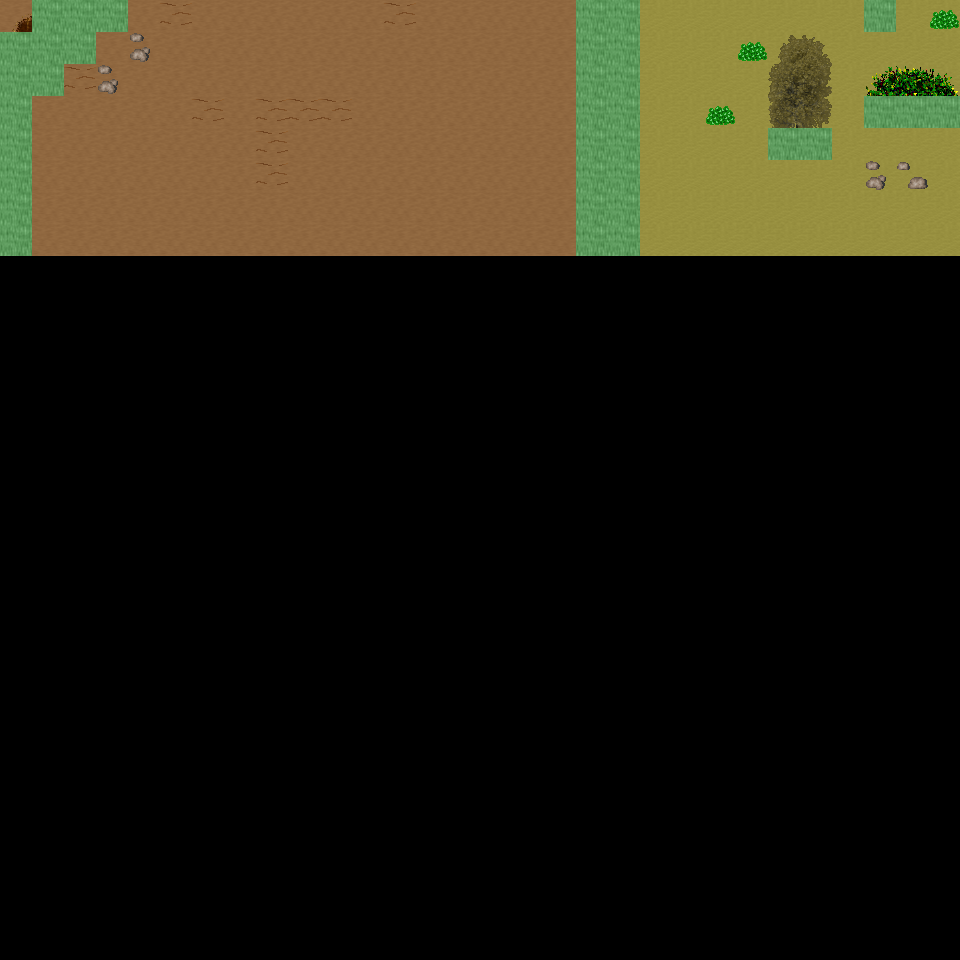

This is a level from a 2D game, rendered from its Tiled map with the project's own tilesets. A one-line summary and the map file follow, with tile-layer data summarised:
An orthogonal 30x30 tile map with 32x32 px tiles, 6 tile layers (Ground, Object, Object2, Above, ...), 47 tilesets and 6 objects (6x mapExit).

<map version="1.0" orientation="orthogonal" renderorder="right-down" width="30" height="30" tilewidth="32" tileheight="32" nextobjectid="7">
  <tileset firstgid="1" name="tileset_ground_ground" tilewidth="32" tileheight="32" tilecount="33" columns="3">
    <image source="../drawable/tileset_ground_ground.png" width="96" height="352" />
  </tileset>
  <tileset firstgid="34" name="tileset_ground_ice_ice" tilewidth="32" tileheight="32" tilecount="3" columns="3">
    <image source="../drawable/tileset_ground_ice_ice.png" width="96" height="32" />
  </tileset>
  <tileset firstgid="37" name="tileset_ground_earth_edges" tilewidth="32" tileheight="32" tilecount="18" columns="6">
    <image source="../drawable/tileset_ground_earth_edges.png" width="192" height="96" />
  </tileset>
  <tileset firstgid="55" name="tileset_ground_rock_pebbles" tilewidth="32" tileheight="32" tilecount="3" columns="1">
    <image source="../drawable/tileset_ground_rock_pebbles.png" width="32" height="96" />
  </tileset>
  <tileset firstgid="58" name="tileset_item_corpse_huge_animal" tilewidth="32" tileheight="32" tilecount="16" columns="2">
    <image source="../drawable/tileset_item_corpse_huge_animal.png" width="64" height="256" />
  </tileset>
  <tileset firstgid="74" name="tileset_plant_flower_daisy_white" tilewidth="32" tileheight="32" tilecount="8" columns="2">
    <image source="../drawable/tileset_plant_flower_daisy_white.png" width="64" height="128" />
  </tileset>
  <tileset firstgid="82" name="tileset_ground_ridge_earth_dark" tilewidth="32" tileheight="32" tilecount="96" columns="12">
    <image source="../drawable/tileset_ground_ridge_earth_dark.png" width="384" height="256" />
  </tileset>
  <tileset firstgid="178" name="tileset_ground_grass_edges" tilewidth="32" tileheight="32" tilecount="36" columns="12">
    <image source="../drawable/tileset_ground_grass_edges.png" width="384" height="96" />
  </tileset>
  <tileset firstgid="214" name="tileset_ground_ridge_ice_2" tilewidth="32" tileheight="32" tilecount="42" columns="7">
    <image source="../drawable/tileset_ground_ridge_ice_2.png" width="224" height="192" />
  </tileset>
  <tileset firstgid="256" name="tileset_ground_ice_glacier" tilewidth="32" tileheight="32" tilecount="1" columns="1">
    <image source="../drawable/tileset_ground_ice_glacier.png" width="32" height="32" />
  </tileset>
  <tileset firstgid="257" name="tileset_ground_ice_edges" tilewidth="32" tileheight="32" tilecount="9" columns="3">
    <image source="../drawable/tileset_ground_ice_edges.png" width="96" height="96" />
  </tileset>
  <tileset firstgid="266" name="tileset_plant_bush_large_brown" tilewidth="32" tileheight="32" tilecount="9" columns="3">
    <image source="../drawable/tileset_plant_bush_large_brown.png" width="96" height="96" />
  </tileset>
  <tileset firstgid="275" name="tileset_ground_ridge_ice" tilewidth="32" tileheight="32" tilecount="42" columns="7">
    <image source="../drawable/tileset_ground_ridge_ice.png" width="224" height="192" />
  </tileset>
  <tileset firstgid="317" name="tileset_plant_bush_various_small" tilewidth="32" tileheight="32" tilecount="9" columns="3">
    <image source="../drawable/tileset_plant_bush_various_small.png" width="96" height="96" />
  </tileset>
  <tileset firstgid="326" name="tileset_ground_rock_rocks_2" tilewidth="32" tileheight="32" tilecount="4" columns="2">
    <image source="../drawable/tileset_ground_rock_rocks_2.png" width="64" height="64" />
  </tileset>
  <tileset firstgid="330" name="tileset_building_decoration_blue_circle" tilewidth="32" tileheight="32" tilecount="4" columns="2">
    <image source="../drawable/tileset_building_decoration_blue_circle.png" width="64" height="64" />
  </tileset>
  <tileset firstgid="334" name="tileset_item_statue_cross" tilewidth="32" tileheight="32" tilecount="1" columns="1">
    <image source="../drawable/tileset_item_statue_cross.png" width="32" height="32" />
  </tileset>
  <tileset firstgid="335" name="tileset_ground_rock_green_crystal" tilewidth="32" tileheight="32" tilecount="9" columns="3">
    <image source="../drawable/tileset_ground_rock_green_crystal.png" width="96" height="96" />
  </tileset>
  <tileset firstgid="344" name="tileset_furniture_light_iron_lamp" tilewidth="32" tileheight="32" tilecount="3" columns="1">
    <image source="../drawable/tileset_furniture_light_iron_lamp.png" width="32" height="96" />
  </tileset>
  <tileset firstgid="347" name="tileset_item_statue_metal_and_stone" tilewidth="32" tileheight="32" tilecount="6" columns="3">
    <image source="../drawable/tileset_item_statue_metal_and_stone.png" width="96" height="64" />
  </tileset>
  <tileset firstgid="353" name="tileset_ground_ladder_horizontal_pale" tilewidth="32" tileheight="32" tilecount="3" columns="1">
    <image source="../drawable/tileset_ground_ladder_horizontal_pale.png" width="32" height="96" />
  </tileset>
  <tileset firstgid="356" name="tileset_plant_bush_bushes" tilewidth="32" tileheight="32" tilecount="10" columns="5">
    <image source="../drawable/tileset_plant_bush_bushes.png" width="160" height="64" />
  </tileset>
  <tileset firstgid="366" name="tileset_item_blood_floor_stain" tilewidth="32" tileheight="32" tilecount="1" columns="1">
    <image source="../drawable/tileset_item_blood_floor_stain.png" width="32" height="32" />
  </tileset>
  <tileset firstgid="367" name="tileset_item_corpse_skull_dark" tilewidth="32" tileheight="32" tilecount="2" columns="2">
    <image source="../drawable/tileset_item_corpse_skull_dark.png" width="64" height="32" />
  </tileset>
  <tileset firstgid="369" name="tileset_furniture_light_flames" tilewidth="32" tileheight="32" tilecount="6" columns="6">
    <image source="../drawable/tileset_furniture_light_flames.png" width="192" height="32" />
  </tileset>
  <tileset firstgid="375" name="tileset_logic_creature_human" tilewidth="32" tileheight="32" tilecount="5" columns="5">
    <image source="../drawable/tileset_logic_creature_human.png" width="160" height="32" />
  </tileset>
  <tileset firstgid="380" name="tileset_logic_creature_elemental" tilewidth="32" tileheight="32" tilecount="16" columns="8">
    <image source="../drawable/tileset_logic_creature_elemental.png" width="256" height="64" />
  </tileset>
  <tileset firstgid="396" name="tileset_logic_collision" tilewidth="32" tileheight="32" tilecount="1" columns="1">
    <image source="../drawable/tileset_logic_collision.png" width="32" height="32" />
  </tileset>
  <tileset firstgid="397" name="tileset_logic_creature_giant_human" tilewidth="32" tileheight="32" tilecount="16" columns="8">
    <image source="../drawable/tileset_logic_creature_giant_human.png" width="256" height="64" />
  </tileset>
  <tileset firstgid="413" name="tileset_plant_tree_taller_trees" tilewidth="32" tileheight="32" tilecount="32" columns="8">
    <image source="../drawable/tileset_plant_tree_taller_trees.png" width="256" height="128" />
  </tileset>
  <tileset firstgid="445" name="tileset_plant_tree_spruce" tilewidth="32" tileheight="32" tilecount="6" columns="2">
    <image source="../drawable/tileset_plant_tree_spruce.png" width="64" height="96" />
  </tileset>
  <tileset firstgid="451" name="tileset_plant_bush_bush_mult_colored" tilewidth="32" tileheight="32" tilecount="6" columns="3">
    <image source="../drawable/tileset_plant_bush_bush_mult_colored.png" width="96" height="64" />
  </tileset>
  <tileset firstgid="457" name="tileset_ground_ice_icehole" tilewidth="32" tileheight="32" tilecount="1" columns="1">
    <image source="../drawable/tileset_ground_ice_icehole.png" width="32" height="32" />
  </tileset>
  <tileset firstgid="458" name="tileset_logic_portal" tilewidth="32" tileheight="32" tilecount="24" columns="8">
    <image source="../drawable/tileset_logic_portal.png" width="256" height="96" />
  </tileset>
  <tileset firstgid="482" name="tileset_building_wall_int_clay" tilewidth="32" tileheight="32" tilecount="100" columns="10">
    <image source="../drawable/tileset_building_wall_int_clay.png" width="320" height="320" />
  </tileset>
  <tileset firstgid="582" name="tileset_plant_tree_pine_tree" tilewidth="32" tileheight="32" tilecount="20" columns="4">
    <image source="../drawable/tileset_plant_tree_pine_tree.png" width="128" height="160" />
  </tileset>
  <tileset firstgid="602" name="tileset_plant_tree_pine_tree_1" tilewidth="32" tileheight="32" tilecount="20" columns="4">
    <image source="../drawable/tileset_plant_tree_pine_tree_1.png" width="128" height="160" />
  </tileset>
  <tileset firstgid="622" name="tileset_plant_stump_hollow_logs" tilewidth="32" tileheight="32" tilecount="6" columns="3">
    <image source="../drawable/tileset_plant_stump_hollow_logs.png" width="96" height="64" />
  </tileset>
  <tileset firstgid="628" name="tileset_plant_stump_small_stump" tilewidth="32" tileheight="32" tilecount="4" columns="2">
    <image source="../drawable/tileset_plant_stump_small_stump.png" width="64" height="64" />
  </tileset>
  <tileset firstgid="632" name="tileset_plant_stump_stump_snow1" tilewidth="32" tileheight="32" tilecount="2" columns="2">
    <image source="../drawable/tileset_plant_stump_stump_snow1.png" width="64" height="32" />
  </tileset>
  <tileset firstgid="634" name="tileset_plant_stump_stump_snow" tilewidth="32" tileheight="32" tilecount="2" columns="2">
    <image source="../drawable/tileset_plant_stump_stump_snow.png" width="64" height="32" />
  </tileset>
  <tileset firstgid="636" name="tileset_building_decoration_rocks" tilewidth="32" tileheight="32" tilecount="6" columns="3">
    <image source="../drawable/tileset_building_decoration_rocks.png" width="96" height="64" />
  </tileset>
  <tileset firstgid="642" name="tileset_ground_rock_rocks" tilewidth="32" tileheight="32" tilecount="4" columns="2">
    <image source="../drawable/tileset_ground_rock_rocks.png" width="64" height="64" />
  </tileset>
  <tileset firstgid="646" name="tileset_plant_tree_snow_on_pine" tilewidth="32" tileheight="32" tilecount="20" columns="4">
    <image source="../drawable/tileset_plant_tree_snow_on_pine.png" width="128" height="160" />
  </tileset>
  <tileset firstgid="666" name="tileset_light_dim_light_5x5" tilewidth="32" tileheight="32" tilecount="25" columns="5">
    <image source="../drawable/tileset_light_dim_light_5x5.png" width="160" height="160" />
  </tileset>
  <tileset firstgid="691" name="tileset_logic_creature_fowl" tilewidth="32" tileheight="32" tilecount="6" columns="6">
    <image source="../drawable/tileset_logic_creature_fowl.png" width="192" height="32" />
  </tileset>
  <tileset firstgid="697" name="tileset_logic_creature_animal" tilewidth="32" tileheight="32" tilecount="32" columns="8">
    <image source="../drawable/tileset_logic_creature_animal.png" width="256" height="128" />
  </tileset>
  <layer name="Ground" width="30" height="30">
    <data>[900 cells, 240 non-empty, 2 distinct tile ids]</data>
  </layer>
  <layer name="Object" width="30" height="30">
    <data>[900 cells, 52 non-empty, 19 distinct tile ids]</data>
  </layer>
  <layer name="Object2" width="30" height="30">
    <data>[900 cells, 0 non-empty, 0 distinct tile ids]</data>
  </layer>
  <layer name="Above" width="30" height="30">
    <data>[900 cells, 9 non-empty, 9 distinct tile ids]</data>
  </layer>
  <layer name="Above2" width="30" height="30">
    <data>[900 cells, 0 non-empty, 0 distinct tile ids]</data>
  </layer>
  <layer name="Walkable" width="30" height="30">
    <data>[900 cells, 35 non-empty, 1 distinct tile ids]</data>
  </layer>
  <objectgroup name="MapEvents">
    <object id="1" name="north" type="mapExit" x="0" y="0" width="32" height="32">
      <properties>
        <property name="map" value="level_0_x68_y28" />
        <property name="x" value="0" />
        <property name="y" value="28" />
      </properties>
    </object>
    <object id="2" name="north2" type="mapExit" x="128" y="0" width="448" height="32">
      <properties>
        <property name="map" value="level_0_x68_y28" />
        <property name="x" value="4" />
        <property name="y" value="28" />
      </properties>
    </object>
    <object id="3" name="north3" type="mapExit" x="640" y="0" width="224" height="32">
      <properties>
        <property name="map" value="level_0_x68_y28" />
        <property name="x" value="20" />
        <property name="y" value="28" />
      </properties>
    </object>
    <object id="4" name="north4" type="mapExit" x="896" y="0" width="64" height="32">
      <properties>
        <property name="map" value="level_0_x68_y28" />
        <property name="x" value="28" />
        <property name="y" value="28" />
      </properties>
    </object>
    <object id="5" name="east" type="mapExit" x="928" y="0" width="32" height="96">
      <properties>
        <property name="map" value="level_0_x69_y29" />
        <property name="x" value="1" />
        <property name="y" value="0" />
      </properties>
    </object>
    <object id="6" name="east2" type="mapExit" x="928" y="128" width="32" height="832">
      <properties>
        <property name="map" value="level_0_x69_y29" />
        <property name="x" value="1" />
        <property name="y" value="4" />
      </properties>
    </object>
  </objectgroup>
</map>
